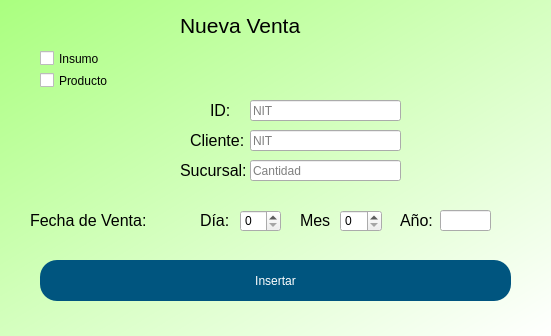
<?xml version="1.0" encoding="UTF-8"?>
<ui version="4.0">
 <class>Form</class>
 <widget class="QWidget" name="Form">
  <property name="geometry">
   <rect>
    <x>0</x>
    <y>0</y>
    <width>551</width>
    <height>336</height>
   </rect>
  </property>
  <property name="windowTitle">
   <string>Form</string>
  </property>
  <property name="windowIcon">
   <iconset>
    <normaloff>:/Bkg/Images/Logo.png</normaloff>:/Bkg/Images/Logo.png</iconset>
  </property>
  <property name="styleSheet">
   <string notr="true">QWidget#Form{
	background-color: qlineargradient(spread:pad, x1:0, y1:0, x2:1, y2:1, stop:0 rgba(170, 255, 127, 255), stop:1 rgba(255, 255, 255, 255));
}
QWidget#Login{
background-color: qlineargradient(spread:pad, x1:0, y1:0, x2:1, y2:1, stop:0 rgba(170, 255, 127, 255), stop:1 rgba(255, 255, 255, 255));
}</string>
  </property>
  <widget class="QLabel" name="label_22">
   <property name="geometry">
    <rect>
     <x>180</x>
     <y>10</y>
     <width>171</width>
     <height>31</height>
    </rect>
   </property>
   <property name="font">
    <font>
     <pointsize>16</pointsize>
    </font>
   </property>
   <property name="text">
    <string>Nueva Venta</string>
   </property>
  </widget>
  <widget class="QLabel" name="label_3">
   <property name="geometry">
    <rect>
     <x>210</x>
     <y>100</y>
     <width>21</width>
     <height>21</height>
    </rect>
   </property>
   <property name="font">
    <font>
     <pointsize>12</pointsize>
    </font>
   </property>
   <property name="text">
    <string>ID:</string>
   </property>
  </widget>
  <widget class="QLabel" name="label_4">
   <property name="geometry">
    <rect>
     <x>180</x>
     <y>160</y>
     <width>71</width>
     <height>21</height>
    </rect>
   </property>
   <property name="font">
    <font>
     <pointsize>12</pointsize>
    </font>
   </property>
   <property name="text">
    <string>Sucursal:</string>
   </property>
  </widget>
  <widget class="QLineEdit" name="nit_label">
   <property name="geometry">
    <rect>
     <x>250</x>
     <y>100</y>
     <width>151</width>
     <height>21</height>
    </rect>
   </property>
   <property name="placeholderText">
    <string>NIT</string>
   </property>
  </widget>
  <widget class="QLineEdit" name="cantidad_label">
   <property name="geometry">
    <rect>
     <x>250</x>
     <y>160</y>
     <width>151</width>
     <height>21</height>
    </rect>
   </property>
   <property name="text">
    <string/>
   </property>
   <property name="placeholderText">
    <string>Cantidad</string>
   </property>
  </widget>
  <widget class="QSpinBox" name="dia_buy">
   <property name="geometry">
    <rect>
     <x>240</x>
     <y>210</y>
     <width>41</width>
     <height>22</height>
    </rect>
   </property>
  </widget>
  <widget class="QLabel" name="label_9">
   <property name="geometry">
    <rect>
     <x>200</x>
     <y>210</y>
     <width>31</width>
     <height>21</height>
    </rect>
   </property>
   <property name="font">
    <font>
     <pointsize>12</pointsize>
    </font>
   </property>
   <property name="text">
    <string>Día:</string>
   </property>
  </widget>
  <widget class="QLabel" name="label_11">
   <property name="geometry">
    <rect>
     <x>400</x>
     <y>210</y>
     <width>41</width>
     <height>21</height>
    </rect>
   </property>
   <property name="font">
    <font>
     <pointsize>12</pointsize>
    </font>
   </property>
   <property name="text">
    <string>Año:</string>
   </property>
  </widget>
  <widget class="QSpinBox" name="mes_buy">
   <property name="geometry">
    <rect>
     <x>340</x>
     <y>210</y>
     <width>42</width>
     <height>22</height>
    </rect>
   </property>
  </widget>
  <widget class="QLineEdit" name="ano_buy">
   <property name="geometry">
    <rect>
     <x>440</x>
     <y>210</y>
     <width>51</width>
     <height>21</height>
    </rect>
   </property>
  </widget>
  <widget class="QLabel" name="label_10">
   <property name="geometry">
    <rect>
     <x>300</x>
     <y>210</y>
     <width>31</width>
     <height>21</height>
    </rect>
   </property>
   <property name="font">
    <font>
     <pointsize>12</pointsize>
    </font>
   </property>
   <property name="text">
    <string>Mes:</string>
   </property>
  </widget>
  <widget class="QLabel" name="label_14">
   <property name="geometry">
    <rect>
     <x>30</x>
     <y>210</y>
     <width>161</width>
     <height>21</height>
    </rect>
   </property>
   <property name="font">
    <font>
     <pointsize>12</pointsize>
    </font>
   </property>
   <property name="text">
    <string>Fecha de Venta:</string>
   </property>
  </widget>
  <widget class="QPushButton" name="insertar">
   <property name="geometry">
    <rect>
     <x>40</x>
     <y>260</y>
     <width>471</width>
     <height>41</height>
    </rect>
   </property>
   <property name="styleSheet">
    <string notr="true">border-radius:17px;
background-color: rgb(0, 85, 127);
color: rgb(255, 255, 255);
font: 75 10pt &quot;MS Shell Dlg 2&quot;;</string>
   </property>
   <property name="text">
    <string>Insertar</string>
   </property>
  </widget>
  <widget class="QLabel" name="contrasena_label">
   <property name="geometry">
    <rect>
     <x>710</x>
     <y>180</y>
     <width>47</width>
     <height>13</height>
    </rect>
   </property>
   <property name="text">
    <string>TextLabel</string>
   </property>
  </widget>
  <widget class="QLabel" name="usuario_label">
   <property name="geometry">
    <rect>
     <x>710</x>
     <y>150</y>
     <width>47</width>
     <height>13</height>
    </rect>
   </property>
   <property name="text">
    <string>TextLabel</string>
   </property>
  </widget>
  <widget class="QLabel" name="error_label">
   <property name="geometry">
    <rect>
     <x>150</x>
     <y>310</y>
     <width>281</width>
     <height>20</height>
    </rect>
   </property>
   <property name="text">
    <string/>
   </property>
  </widget>
  <widget class="QCheckBox" name="checkBox">
   <property name="geometry">
    <rect>
     <x>40</x>
     <y>50</y>
     <width>70</width>
     <height>17</height>
    </rect>
   </property>
   <property name="text">
    <string>Insumo</string>
   </property>
  </widget>
  <widget class="QCheckBox" name="checkBox_2">
   <property name="geometry">
    <rect>
     <x>40</x>
     <y>70</y>
     <width>71</width>
     <height>21</height>
    </rect>
   </property>
   <property name="text">
    <string>Producto</string>
   </property>
  </widget>
  <widget class="QLabel" name="label_5">
   <property name="geometry">
    <rect>
     <x>190</x>
     <y>130</y>
     <width>61</width>
     <height>21</height>
    </rect>
   </property>
   <property name="font">
    <font>
     <pointsize>12</pointsize>
    </font>
   </property>
   <property name="text">
    <string>Cliente:</string>
   </property>
  </widget>
  <widget class="QLineEdit" name="nit_label_2">
   <property name="geometry">
    <rect>
     <x>250</x>
     <y>130</y>
     <width>151</width>
     <height>21</height>
    </rect>
   </property>
   <property name="placeholderText">
    <string>NIT</string>
   </property>
  </widget>
 </widget>
 <resources/>
 <connections/>
</ui>
